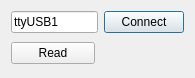
<?xml version="1.0" encoding="UTF-8"?>
<ui version="4.0">
 <class>RFIDTestDialog</class>
 <widget class="QDialog" name="RFIDTestDialog">
  <property name="geometry">
   <rect>
    <x>0</x>
    <y>0</y>
    <width>195</width>
    <height>78</height>
   </rect>
  </property>
  <property name="windowTitle">
   <string>RFIDTest</string>
  </property>
  <layout class="QVBoxLayout" name="verticalLayout">
   <item>
    <layout class="QHBoxLayout" name="horizontalLayout">
     <item>
      <widget class="QLineEdit" name="portEdit">
       <property name="text">
        <string>ttyUSB1</string>
       </property>
      </widget>
     </item>
     <item>
      <widget class="QPushButton" name="connectButton">
       <property name="text">
        <string>Connect</string>
       </property>
      </widget>
     </item>
    </layout>
   </item>
   <item>
    <layout class="QHBoxLayout" name="horizontalLayout_2">
     <item>
      <widget class="QPushButton" name="readButton">
       <property name="text">
        <string>Read</string>
       </property>
      </widget>
     </item>
     <item>
      <widget class="QLabel" name="IDLabel">
       <property name="text">
        <string/>
       </property>
      </widget>
     </item>
    </layout>
   </item>
  </layout>
 </widget>
 <resources/>
 <connections/>
</ui>
